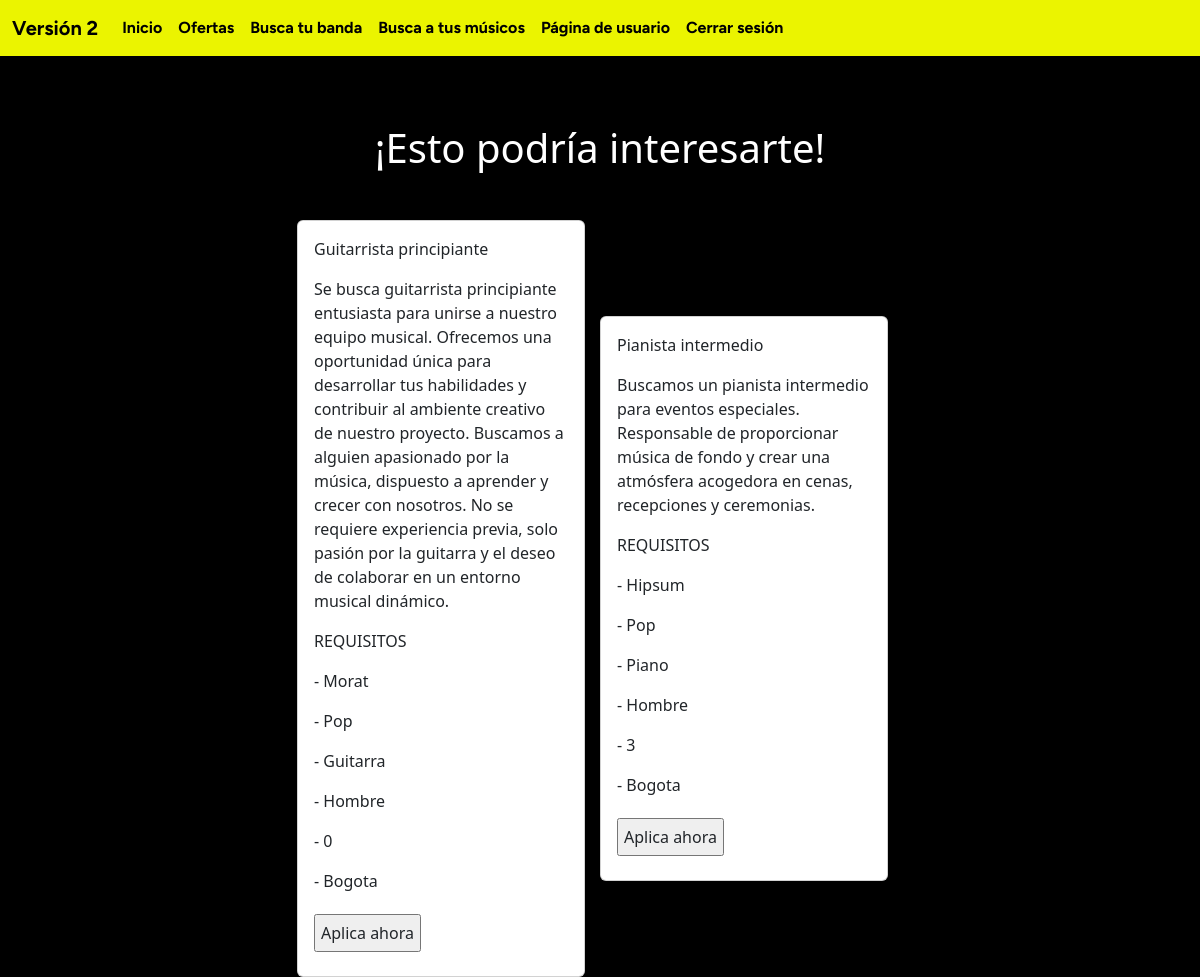
Page /offer_apply/ (signed in) on the earlier database version.
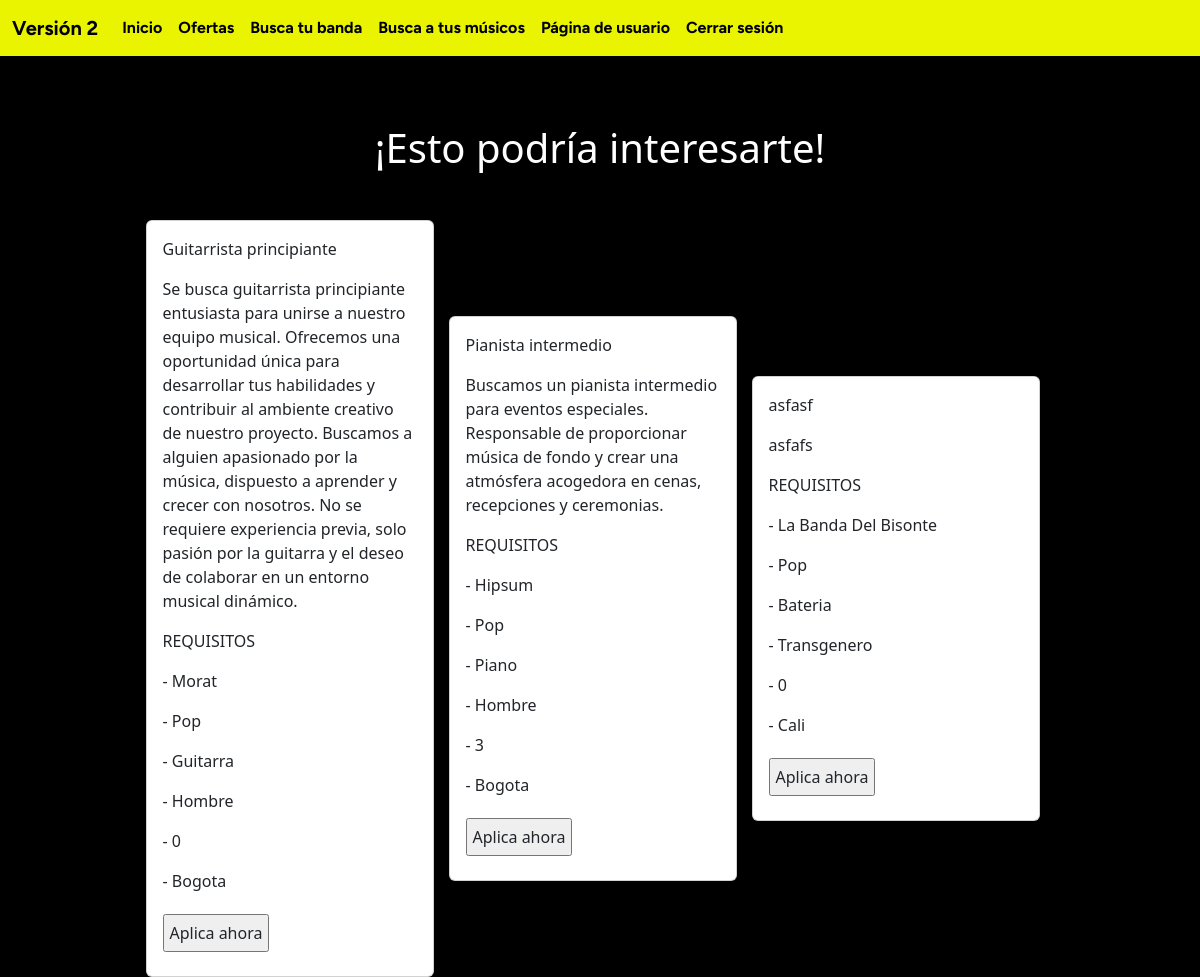
Same page on the later database version.
### offer/models.py (models this page shows, shortened)
class offer(models.Model):
    tittle_offer = models.CharField(max_length=200)
    description_offer = models.TextField()
    group_name = models.CharField(max_length=200)
    gender = models.CharField(max_length=50)
    instruments = models.CharField(max_length=200)
    genre = models.CharField(max_length=200)
    years = models.IntegerField(default=0)
    location = models.CharField(max_length=50)
    applicants = models.CharField(max_length=1000, blank=True, null=True)

### offer/views.py (the view, shortened to what this page needs)
# urls.py: path('offer_apply/', offerViews.apply_offer),
def apply_offer(request):
    fil = offer.objects.all()
    contex = {"fil": fil}
    username = request.session.get('logged_in_user', None)
    User = user.objects.get(user_name = username)
    if request.method == 'GET':
        return render(request, "offers_apply.html", contex)

### offer/templates/offers_apply.html (shortened to what this page needs)
{% extends 'layout/base_offer.html' %}
{% block content %}
<!DOCTYPE html>
<html lang="en">
<head>
</head>
<body>
    <h1>¡Esto podría interesarte!</h1>
    <div class="specifications">
        <form method="POST">
            <div class="container">
                {% for f in fil %}
                    <div class="card item" style="width: 18rem;">
                        <div class="card-body">
                            <p class="card-text">{{ f.tittle_offer}}</p>
                            <p class="card-text">{{ f.description_offer }}</p>
                            <p class="card-text">REQUISITOS</p>
                            <p class="card-text">- {{ f.group_name }}</p>
                            <p class="card-text">- {{ f.gender }}</p>
                            <p class="card-text">- {{ f.instruments }}</p>
                            <p class="card-text">- {{ f.genre }}</p>
                            <p class="card-text">- {{ f.years }}</p>
                            <p class="card-text">- {{ f.location }}</p>
                            <input type="submit" class="card-title" value="Aplica ahora">
                        </div>
                    </div>
                {% endfor %}
            </div>
        </form>
    </div>
</body>
</html>
{% endblock %}

Differences in the rows shown:
added offer: tittle_offer "asfasf", description_offer "asfafs", group_name "La Banda Del Bisonte", gender "Pop", instruments "Bateria", genre "Transgenero", years "0", location "Cali"
